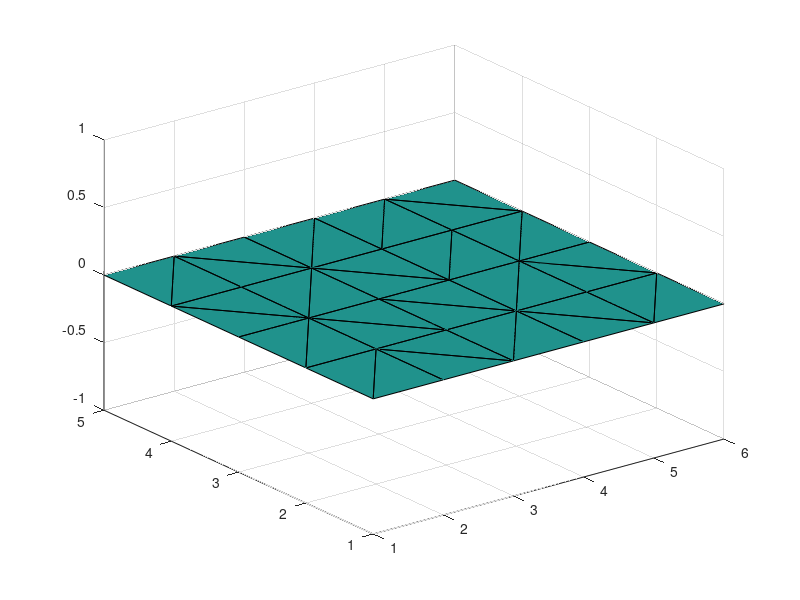

Recreate this plot in MATLAB.
clear
clc

%%
%rand('state',0);
[x,y] = meshgrid(1:6,1:5);
tri = delaunay(x,y);
trisurf(tri,x,y,zeros(size(x)))
sum = 0;
for i = 1:length(tri(:,1))
    for j = 1:3
        if tri(i,j) == 17
            sum = sum+1;
        end
    end
end